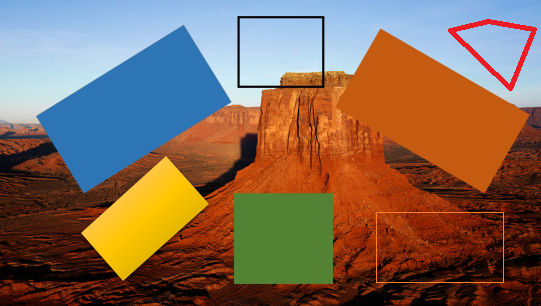
#> input picture images/Target14.bmp, 541 x 306 px, found by its file name
$ python test26.py
#> lines starting #> are read from the running program, lines starting #| are printed output that depends on the picture
#coding=utf-8
import cv2
import numpy

image = cv2.imread("./images/Target14.bmp",0);
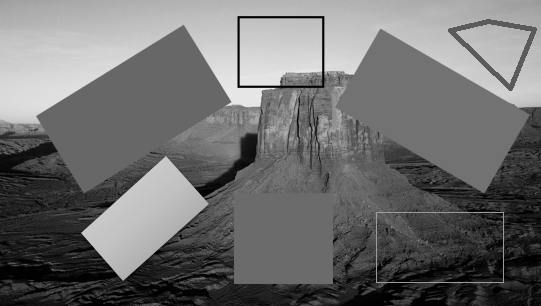
#> image: shape (306, 541); min 0, max 236, mean 110.2
cv2.imshow("image0",image);
image = cv2.equalizeHist(image)#灰度图像直方图均衡化
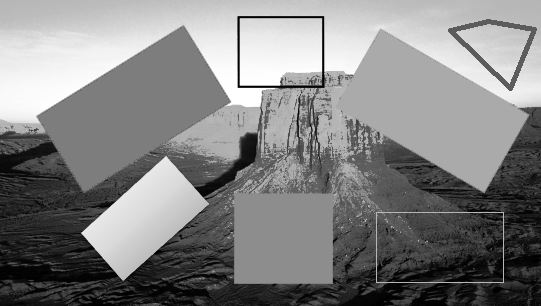
#> image: shape (306, 541); min 0, max 255, mean 130.3
cv2.imshow("image",image);
#构造一个3×3的结构元素
element = cv2.getStructuringElement(cv2.MORPH_CROSS,(3, 3))
dilate = cv2.dilate(image, element)
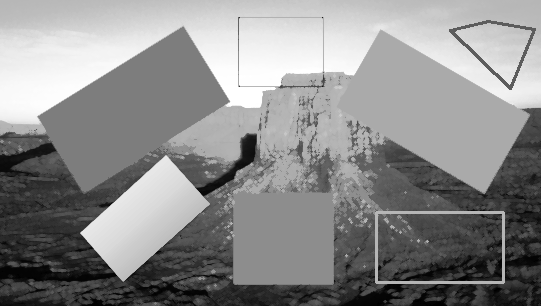
#> dilate: shape (306, 541); min 0, max 255, mean 139.1
erode = cv2.erode(image, element)
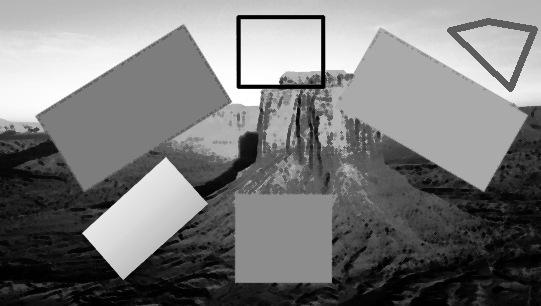
#> erode: shape (306, 541); min 0, max 255, mean 121.5

erode2 = cv2.erode(dilate, element)
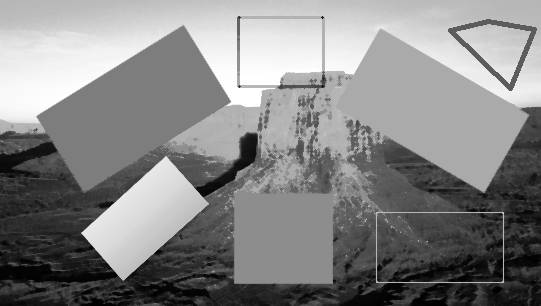
#> erode2: shape (306, 541); min 0, max 255, mean 133.2
cv2.imshow("erode2",erode2);
#将两幅图像相减获得边，第一个参数是膨胀后的图像，第二个参数是腐蚀后的图像
result = cv2.absdiff(dilate,erode);
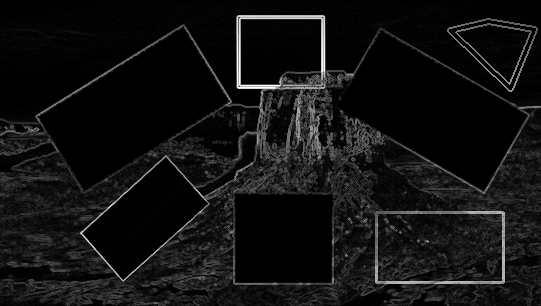
#> result: shape (306, 541); min 0, max 255, mean 17.6

#上面得到的结果是灰度图，将其二值化以便更清楚的观察结果
#retval, result = cv2.threshold(result, 40, 255, cv2.THRESH_BINARY);
#反色，即对二值图每个像素取反
result = cv2.bitwise_not(result);
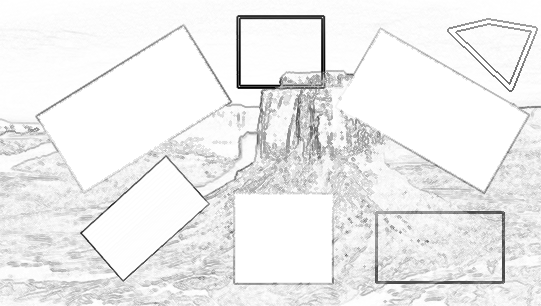
#> result: shape (306, 541); min 0, max 255, mean 237.4
#显示图像
cv2.imshow("result",result);
cv2.waitKey(0)
cv2.destroyAllWindows()

$ run again, with images/Target1.bmp copied over images/Target14.bmp
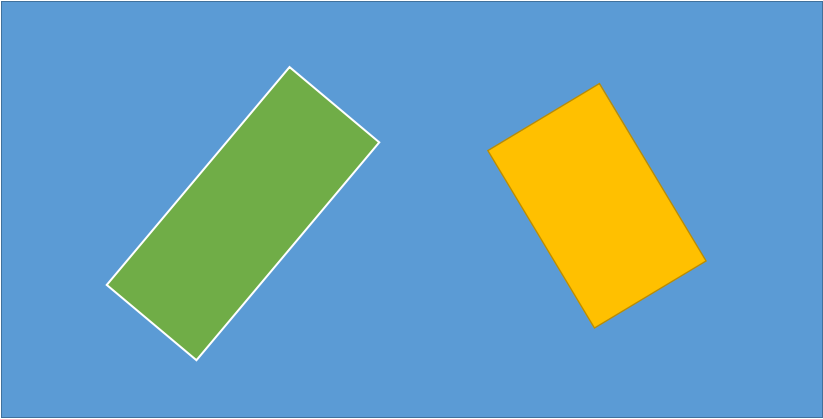
#> input picture images/Target1.bmp, 823 x 419 px, found by its file name
#> `erode = cv2.erode(image, element)`:
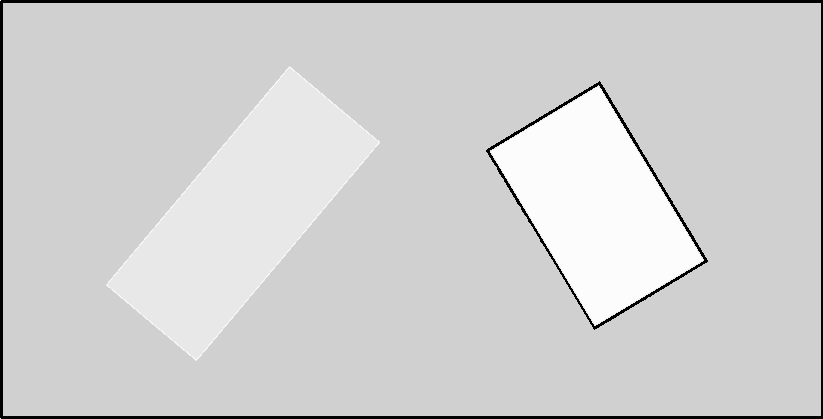
#> erode: shape (419, 823); min 0, max 255, mean 208.3
#> `result = cv2.bitwise_not(result);`:
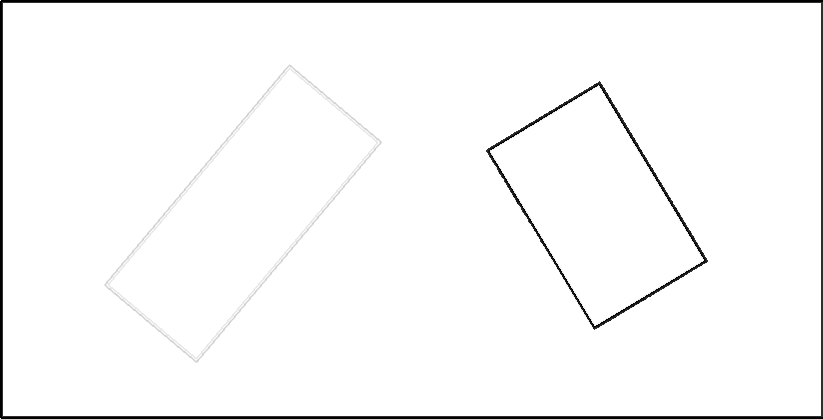
#> result: shape (419, 823); min 0, max 255, mean 248.6

$ run again, with images/Target12.bmp copied over images/Target14.bmp
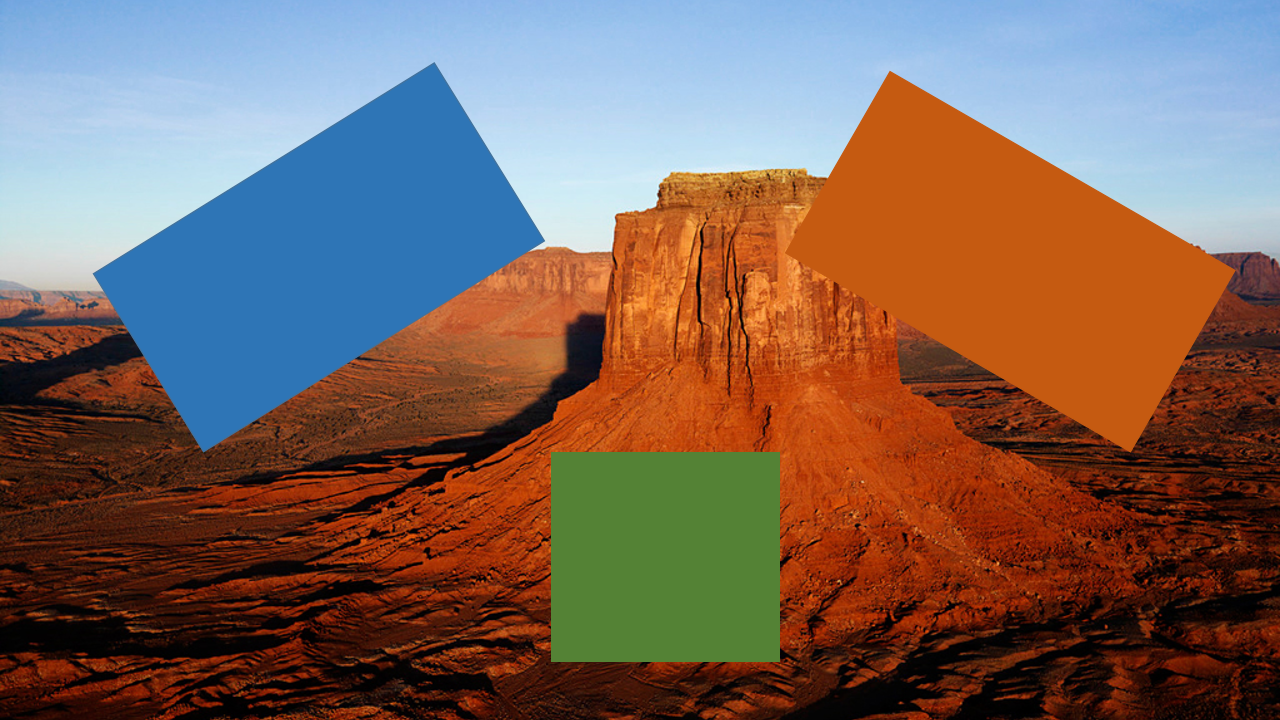
#> input picture images/Target12.bmp, 1280 x 720 px, found by its file name
#> `erode = cv2.erode(image, element)`:
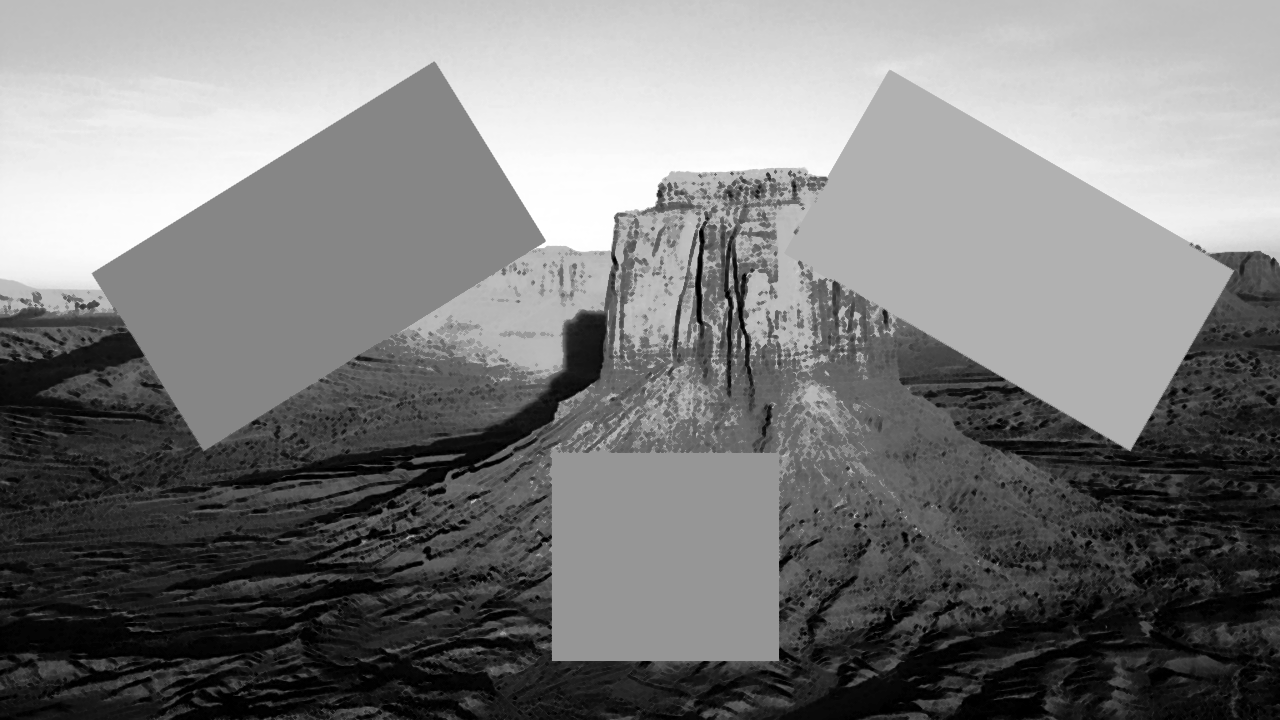
#> erode: shape (720, 1280); min 0, max 255, mean 123.3
#> `result = cv2.bitwise_not(result);`:
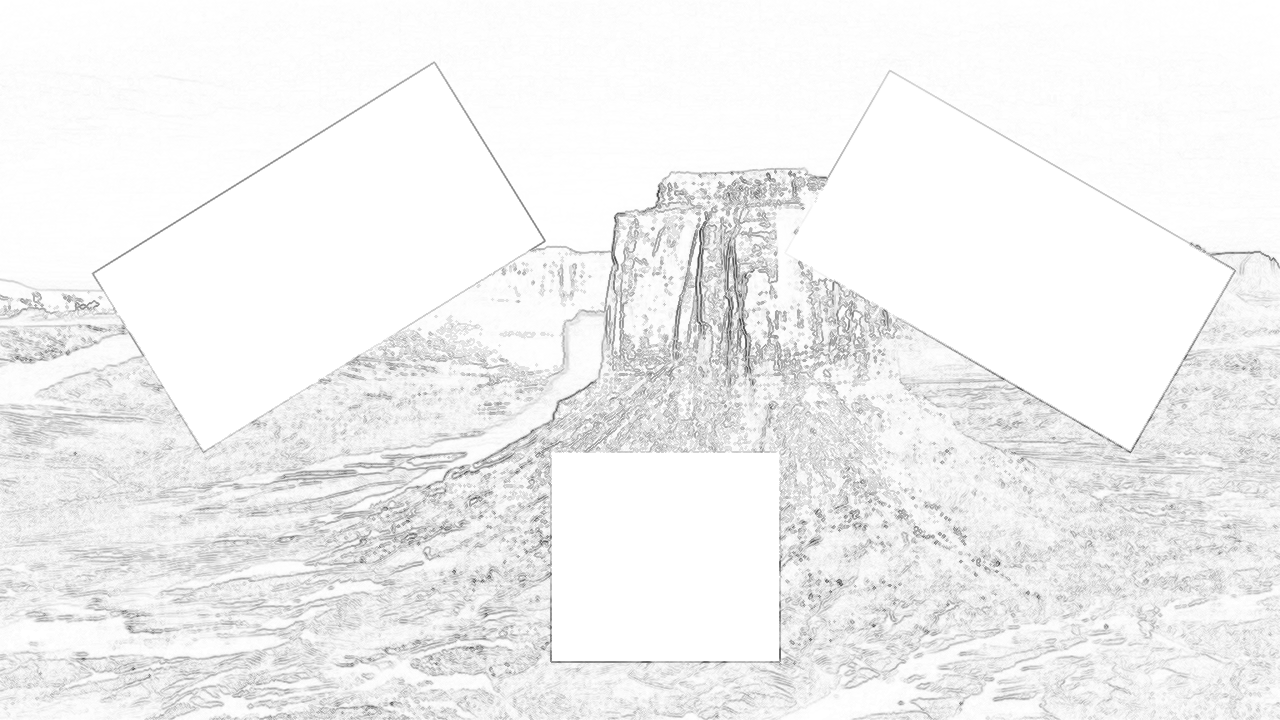
#> result: shape (720, 1280); min 42, max 255, mean 241.4
